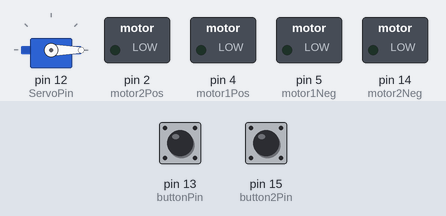
The sketch below on a simulated Arduino Uno, built with avr-gcc and run on an emulated ATmega328P. On the bench: servo, switched loads named in the sketch (green lamp = pin HIGH). The test bench sets the inputs (shaded band); at power-on: pin 13 (buttonPin) LOW, pin 15 (button2Pin) LOW.

Above: at 1.2 s.
1.3 s: pin 13 (buttonPin) pulled HIGH for 1 s
At 3.2 s:
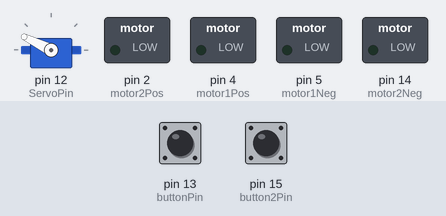
3.8 s: pin 15 (button2Pin) pulled HIGH for 0.15 s
At 4.5 s:
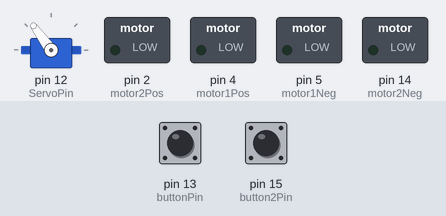
5.4 s: pin 15 (button2Pin) pulled HIGH for 1 s
At 7.3 s:
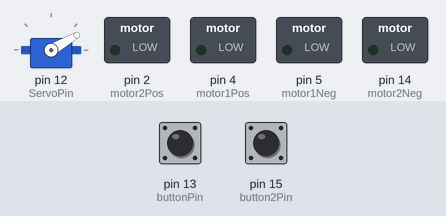
7.9 s: pin 13 (buttonPin) pulled HIGH for 3.2 s
Timing chart, 0 to 10.9 s (numbered marks = the images above; inputs shaded):
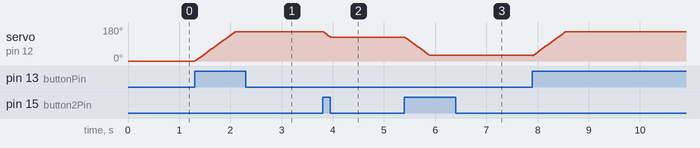

The sketch:

GoodLuck.ino
```cpp
#include <Servo.h>
const int motor1Pos = 4;
const int motor1Neg = 5;
const int motor2Pos = 2;
const int motor2Neg = 14;

int buttonPin = 13;
int button2Pin = 15;

int ServoPin = 12;
Servo servo1;
int ServoPosition = 0;

void setup() {
  pinMode(motor1Pos, OUTPUT);
  pinMode(motor1Neg, OUTPUT);
  pinMode(motor2Pos, OUTPUT);
  pinMode(motor2Neg, OUTPUT);
  servo1.attach(ServoPin);
  servo1.write(ServoPosition);

  Serial.begin(9600);
}
void AndarFrente(){
  analogWrite(motor1Pos,255);
    analogWrite(motor2Pos, 255);

}
void AndarDireit(){
  analogWrite(motor1Pos,255);
    analogWrite(motor2Pos,127);

}
void AndarEsquerd(){
  analogWrite(motor1Pos,127);
    analogWrite(motor2Pos,255);

}
void Back(){
  analogWrite(motor1Neg,100);
    analogWrite(motor2Neg,100);
}
void BackDireit(){
  analogWrite(motor1Neg,125);
    analogWrite(motor2Neg,75);
}
void BackEsquerd(){
  analogWrite(motor1Neg,75);
    analogWrite(motor2Neg,125);
}
void Empilhadeira(){

  int buttonState = digitalRead(buttonPin);
  int button2State = digitalRead(button2Pin);

  if(buttonState == HIGH && ServoPosition <155)
  {
     servo1.write(ServoPosition);
    ServoPosition++;
    delay(5);
  }
  else if(button2State == HIGH && ServoPosition >=30){
  servo1.write(ServoPosition);
    ServoPosition--;
    delay(5);

  }

}

void loop() {
  // put your main code here, to run repeatedly:
Empilhadeira();
}
```

Measured:
- after the input at 1.3 s, servo on pin 12 (ServoPin): moves from 0° to 154° over 0.78 s, starting at once
- after the input at 3.8 s, servo on pin 12 (ServoPin): 154° → 126° at once
- after the input at 5.4 s, servo on pin 12 (ServoPin): moves from 126° to 30° over 0.48 s, starting at once
